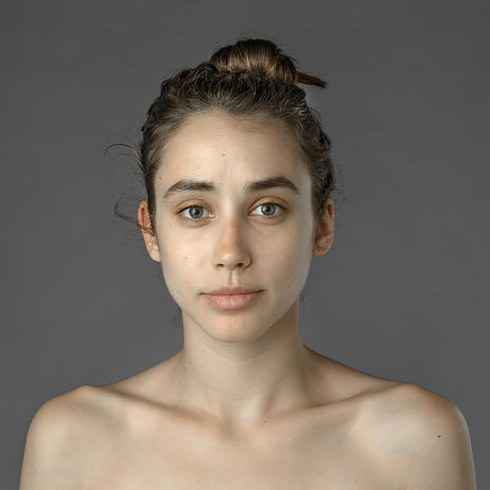
#> input picture face.jpg, 490 x 490 px
$ python normalimgandgrayimg.py
#> lines starting #> are read from the running program, lines starting #| are printed output that depends on the picture
import cv2

image = cv2.imread("face.jpg")
#> image is the input picture: shape (490, 490, 3); mean B, G, R 98, 107.3, 116.2
gr_img = cv2.cvtColor(image,cv2.COLOR_BGR2GRAY)
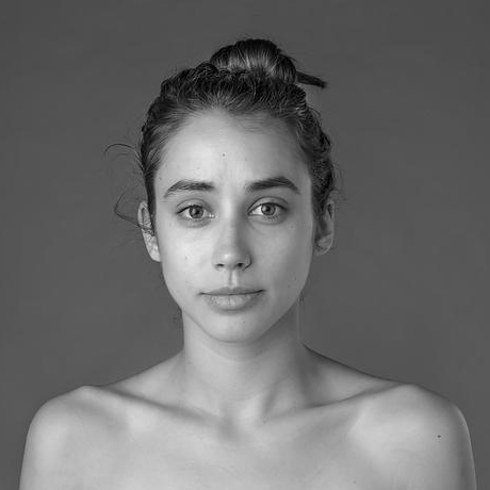
#> gr_img: shape (490, 490); min 0, max 233, mean 108.9
cv2.imshow("FACE",image)
cv2.imshow("GRAY FACE",gr_img)
cv2.waitKey(0)
cv2.destroyAllWindows()
